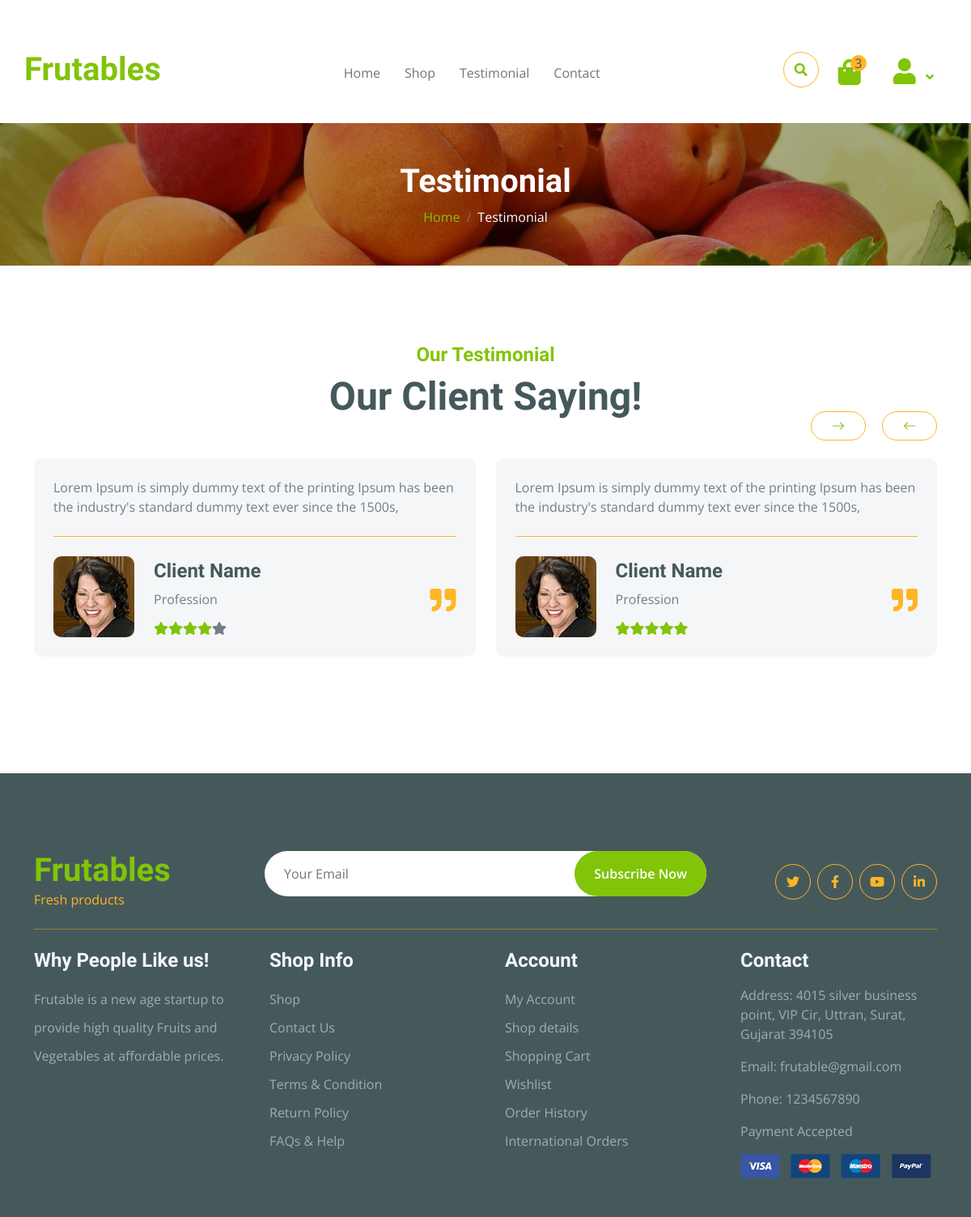
Page /testimonial/ on the committed database.
### home/models.py (models this page shows, shortened)
class Contact(models.Model):
    name = models.CharField(max_length=100)
    discription = models.TextField(max_length=100)
    address = models.TextField(max_length=100)
    email = models.EmailField(max_length=100)
    number = models.IntegerField()
    url = models.CharField(max_length=1000)

### home/views.py (the view)
# urls.py: path("testimonial/" , testimonial, name="testimonial"),
def testimonial(request):
    user = base(request)
    context = {
        "row":user[0] ,
        "contact":user[1],
    }
    return render(request, "home/testimonial.html", context)

### home/views.py (called while the page is built)
def base(request):
    std = ''
    if 'userid' in request.session:
        userid = request.session['userid']
        std = register.objects.get(id=userid)
    a = Contact.objects.get()
    return std,a

### home/templates/home/testimonial.html (shortened to what this page needs)
{% extends "base.html" %}
{% load static %}
{% block content %}
    <div class="container-fluid page-header py-5">
        <h1 class="text-center text-white display-6">Testimonial</h1>
        <ol class="breadcrumb justify-content-center mb-0">
            <li class="breadcrumb-item"><a href="{% url "home" %}">Home</a></li>
            <li class="breadcrumb-item active text-white">Testimonial</li>
        </ol>
    </div>
    <div class="container-fluid testimonial py-5">
        <div class="container py-5">
            <div class="testimonial-header text-center">
                <h4 class="text-primary">Our Testimonial</h4>
                <h1 class="display-5 mb-5 text-dark">Our Client Saying!</h1>
            </div>
            <div class="owl-carousel testimonial-carousel">
                <div class="testimonial-item img-border-radius bg-light rounded p-4">
                    <div class="position-relative">
                        <i class="fa fa-quote-right fa-2x text-secondary position-absolute" style="bottom: 30px; right: 0;"></i>
                        <div class="mb-4 pb-4 border-bottom border-secondary">
                            <p class="mb-0">Lorem Ipsum is simply dummy text of the printing Ipsum has been the industry's standard dummy text ever since the 1500s,
                            </p>
                        </div>
                        <div class="d-flex align-items-center flex-nowrap">
                            <div class="bg-secondary rounded">
                                <img src="{% static "img/testimonial-1.jpg" %}" class="img-fluid rounded" style="width: 100px; height: 100px;" alt="">
                            </div>
                            <div class="ms-4 d-block">
                                <h4 class="text-dark">Client Name</h4>
                                <p class="m-0 pb-3">Profession</p>
                                <div class="d-flex pe-5">
                                    <i class="fas fa-star text-primary"></i>
                                    <i class="fas fa-star text-primary"></i>
                                    <i class="fas fa-star text-primary"></i>
                                    <i class="fas fa-star text-primary"></i>
                                    <i class="fas fa-star"></i>
                                </div>
                            </div>
                        </div>
                    </div>
                </div>
                <div class="testimonial-item img-border-radius bg-light rounded p-4">
                    <div class="position-relative">
                        <i class="fa fa-quote-right fa-2x text-secondary position-absolute" style="bottom: 30px; right: 0;"></i>
                        <div class="mb-4 pb-4 border-bottom border-secondary">
                            <p class="mb-0">Lorem Ipsum is simply dummy text of the printing Ipsum has been the industry's standard dummy text ever since the 1500s,
                            </p>
                        </div>
                        <div class="d-flex align-items-center flex-nowrap">
                            <div class="bg-secondary rounded">
                                <img src="{% static "img/testimonial-1.jpg" %}" class="img-fluid rounded" style="width: 100px; height: 100px;" alt="">
                            </div>
                            <div class="ms-4 d-block">
                                <h4 class="text-dark">Client Name</h4>
                                <p class="m-0 pb-3">Profession</p>
                                <div class="d-flex pe-5">
                                    <i class="fas fa-star text-primary"></i>
                                    <i class="fas fa-star text-primary"></i>
                                    <i class="fas fa-star text-primary"></i>
                                    <i class="fas fa-star text-primary"></i>
                                    <i class="fas fa-star text-primary"></i>
                                </div>
                            </div>
                        </div>
                    </div>
                </div>
            </div>
        </div>
    </div>
{% endblock %}

### home/templates/base.html (shortened to what this page needs)
{% load static %}
<!DOCTYPE html>
<html lang="en">
<head>
    <link rel="stylesheet" href="https://use.fontawesome.com/releases/v5.15.4/css/all.css"/>
    <link href="https://cdn.jsdelivr.net/npm/bootstrap-icons@1.4.1/font/bootstrap-icons.css" rel="stylesheet">
    <link href="{% static "lib/lightbox/css/lightbox.min.css" %}" rel="stylesheet">
    <link href="{% static "lib/owlcarousel/assets/owl.carousel.min.css" %}" rel="stylesheet">
    <link href="{% static "css/bootstrap.min.css" %}" rel="stylesheet">
    <link href="{% static "css/style.css" %}" rel="stylesheet">
</head>
<body>
    <div class="container-fluid fixed-top">
        <div class="container topbar  d-none d-lg-block">
        </div>
        <div class="container px-0">
            <nav class="navbar navbar-light bg-white navbar-expand-xl">
                <a href="{% url "home" %}" class="navbar-brand"><h1 class="text-primary display-6">{{contact.name}}</h1></a>
                <div class="collapse navbar-collapse bg-white" id="navbarCollapse">
                    <div class="navbar-nav mx-auto">
                        <a href="{% url "home" %}" class="nav-item nav-link">Home</a>
                        <a href="{% url "shop" %}" class="nav-item nav-link">Shop</a>
                        <a href="{% url "testimonial" %}" class="nav-item nav-link">Testimonial</a>
                        <a href="{% url "contact" %}" class="nav-item nav-link">Contact</a>
                    </div>
                    <div class="d-flex m-3 me-0">
                        <button class="btn-search btn border border-secondary btn-md-square rounded-circle bg-white me-4" data-bs-toggle="modal" data-bs-target="#searchModal"><i class="fas fa-search text-primary"></i></button>
                        <a href="{% url "cart" %}" class="position-relative me-4 my-auto">
                            <i class="fa fa-shopping-bag fa-2x"></i>
                            <span class="position-absolute bg-secondary rounded-circle d-flex align-items-center justify-content-center text-dark px-1" style="top: -5px; left: 15px; height: 20px; min-width: 20px;">3</span>
                        </a>
                            <div class="nav-item dropdown">
                                <a href="" class="nav-link dropdown-toggle" data-bs-toggle="dropdown">
                                    <i class="fas fa-user fa-2x"></i>
                                </a>
                        </div>
                    </div>
                </div>
            </nav>
        </div>
    </div>
    {% block content %}
    {% endblock %}
    <div class="container-fluid bg-dark text-white-50 footer pt-5 mt-5">
        <div class="container py-5">
            <div class="pb-4 mb-4" style="border-bottom: 1px solid rgba(226, 175, 24, 0.5) ;">
                <div class="row g-4">
                    <div class="col-lg-3">
                            <h1 class="text-primary mb-0">{{contact.name}}</h1>
                            <p class="text-secondary mb-0">Fresh products</p>
                    </div>
                    <div class="col-lg-6">
                        <div class="position-relative mx-auto">
                            <input class="form-control border-0 w-100 py-3 px-4 rounded-pill" type="number" placeholder="Your Email">
                            <button type="submit" class="btn btn-primary border-0 border-secondary py-3 px-4 position-absolute rounded-pill text-white" style="top: 0; right: 0;">Subscribe Now</button>
                        </div>
                    </div>
                    <div class="col-lg-3">
                        <div class="d-flex justify-content-end pt-3">
                            <a class="btn  btn-outline-secondary me-2 btn-md-square rounded-circle" href=""><i class="fab fa-twitter"></i></a>
                            <a class="btn btn-outline-secondary me-2 btn-md-square rounded-circle" href=""><i class="fab fa-facebook-f"></i></a>
                            <a class="btn btn-outline-secondary me-2 btn-md-square rounded-circle" href=""><i class="fab fa-youtube"></i></a>
                            <a class="btn btn-outline-secondary btn-md-square rounded-circle" href=""><i class="fab fa-linkedin-in"></i></a>
                        </div>
                    </div>
                </div>
            </div>
            <div class="row g-5">
                <div class="col-lg-3 col-md-6">
                    <div class="footer-item">
                        <h4 class="text-light mb-3">Why People Like us!</h4>
                        <p class="mb-4">{{contact.discription}}</p>
                    </div>
                </div>
                <div class="col-lg-3 col-md-6">
                    <div class="d-flex flex-column text-start footer-item">
                        <h4 class="text-light mb-3">Shop Info</h4>
                        <a class="btn-link" href="">Shop</a>
                        <a class="btn-link" href="">Contact Us</a>
                        <a class="btn-link" href="">Privacy Policy</a>
                        <a class="btn-link" href="">Terms & Condition</a>
                        <a class="btn-link" href="">Return Policy</a>
                        <a class="btn-link" href="">FAQs & Help</a>
                    </div>
                </div>
                <div class="col-lg-3 col-md-6">
                    <div class="d-flex flex-column text-start footer-item">
                        <h4 class="text-light mb-3">Account</h4>
                        <a class="btn-link" href="">My Account</a>
                        <a class="btn-link" href="">Shop details</a>
                        <a class="btn-link" href="">Shopping Cart</a>
                        <a class="btn-link" href="">Wishlist</a>
                        <a class="btn-link" href="">Order History</a>
                        <a class="btn-link" href="">International Orders</a>
                    </div>
                </div>
                <div class="col-lg-3 col-md-6">
                    <div class="footer-item">
                        <h4 class="text-light mb-3">Contact</h4>
                        <p>Address: {{contact.address}}</p>
                        <p>Email: {{contact.email}}</p>
                        <p>Phone: {{contact.number}}</p>
                        <p>Payment Accepted</p>
                        <img src="{% static "img/payment.png" %}" class="img-fluid" alt="">
                    </div>
                </div>
            </div>
        </div>
    </div>
</body>
</html>

### static/css/style.css (style rules this page uses)
.btn { font-weight: 600; transition: .5s; }
.btn-md-square { width: 44px; height: 44px; }
.btn-square, .btn-sm-square, .btn-md-square, .btn-lg-square { padding: 0; display: flex; align-items: center; justify-content: center; font-weight: normal; }
.btn.border-secondary { transition: 0.5s; }
.fixed-top { transition: 0.5s; background: var(--bs-white); border: 0; }
.topbar { padding: 20px; border-radius: 230px 100px; }
.navbar .navbar-nav .nav-link { padding: 10px 15px; font-size: 16px; transition: .5s; }
.navbar { height: 100px; border-bottom: 1px solid rgba(255, 255, 255, .1); }
.navbar .dropdown-toggle::after { border: none; content: "\f107"; font-family: "Font Awesome 5 Free"; font-weight: 700; vertical-align: middle; margin-left: 8px; }
.page-header { position: relative; background: linear-gradient(rgba(0, 0, 0, 0.3), rgba(0, 0, 0, 0.3)), url(../img/cart-page-header-img.jpg); background-position: center center; background-repeat: no-repeat; background-size: cover; }
@media (min-width: 992px) { .hero-header, .page-header { margin-top: 152px !important; } }
.footer .footer-item .btn-link { line-height: 35px; color: rgba(255, 255, 255, .5); transition: 0.5s; }
.footer .footer-item p.mb-4 { line-height: 35px; }

### rows in the picture
Contact: name "Frutables", discription "Frutable is a new age startup to provide high quality Fruits and Vegetables at affordable prices.", address "4015 silver business point, VIP Cir, Uttran, Surat, Gujarat 394105", email "frutable@gmail.com", number "1234567890"
